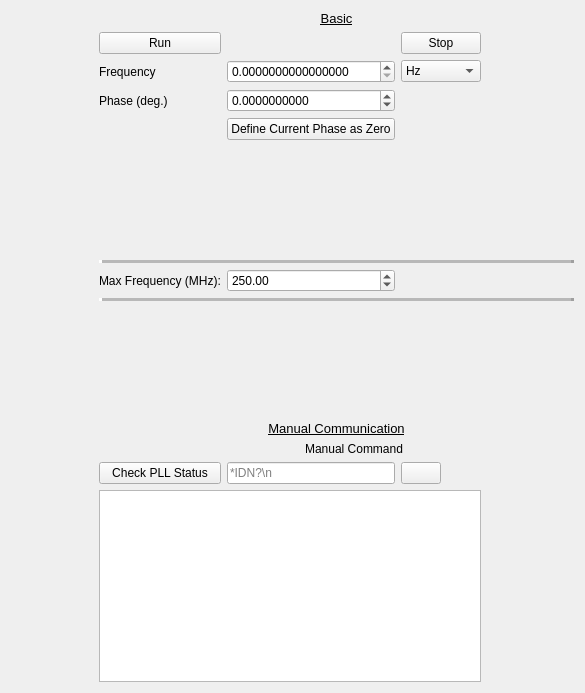
         <widget class="QWidget" name="scrollAreaWidgetContents">
          <property name="geometry">
           <rect>
            <x>0</x>
            <y>0</y>
            <width>585</width>
            <height>693</height>
           </rect>
          </property>
          <layout class="QGridLayout" name="gridLayout_6">
           <item row="13" column="1" colspan="4">
            <spacer name="verticalSpacer">
             <property name="orientation">
              <enum>Qt::Vertical</enum>
             </property>
             <property name="sizeHint" stdset="0">
              <size>
               <width>20</width>
               <height>40</height>
              </size>
             </property>
            </spacer>
           </item>
           <item row="7" column="1" colspan="4">
            <widget class="QFrame" name="frame_2">
             <property name="frameShape">
              <enum>QFrame::HLine</enum>
             </property>
             <property name="frameShadow">
              <enum>QFrame::Raised</enum>
             </property>
             <property name="lineWidth">
              <number>3</number>
             </property>
             <property name="midLineWidth">
              <number>5</number>
             </property>
            </widget>
           </item>
           <item row="3" column="1">
            <widget class="QLabel" name="label_35">
             <property name="text">
              <string>Frequency</string>
             </property>
            </widget>
           </item>
           <item row="17" column="2">
            <widget class="QLineEdit" name="cg635_write_cmd_lnedt">
             <property name="placeholderText">
              <string>*IDN?\n</string>
             </property>
            </widget>
           </item>
           <item row="3" column="3">
            <widget class="CustomComboBox" name="cg635_freq_units_cbx">
             <item>
              <property name="text">
               <string>Hz</string>
              </property>
             </item>
             <item>
              <property name="text">
               <string>kHz</string>
              </property>
             </item>
             <item>
              <property name="text">
               <string>MHz</string>
              </property>
             </item>
             <item>
              <property name="text">
               <string>GHz</string>
              </property>
             </item>
            </widget>
           </item>
           <item row="14" column="1" colspan="4">
            <widget class="QLabel" name="label_43">
             <property name="font">
              <font>
               <pointsize>10</pointsize>
               <underline>true</underline>
              </font>
             </property>
             <property name="text">
              <string>Manual Communication</string>
             </property>
             <property name="alignment">
              <set>Qt::AlignCenter</set>
             </property>
            </widget>
           </item>
           <item row="4" column="4">
            <spacer name="horizontalSpacer_2">
             <property name="orientation">
              <enum>Qt::Horizontal</enum>
             </property>
             <property name="sizeHint" stdset="0">
              <size>
               <width>40</width>
               <height>20</height>
              </size>
             </property>
            </spacer>
           </item>
           <item row="4" column="1">
            <widget class="QLabel" name="label_36">
             <property name="text">
              <string>Phase (deg.)</string>
             </property>
            </widget>
           </item>
           <item row="2" column="1">
            <widget class="QPushButton" name="cg635_run_btn">
             <property name="text">
              <string>Run</string>
             </property>
            </widget>
           </item>
           <item row="16" column="2" colspan="2">
            <widget class="QLabel" name="label_33">
             <property name="text">
              <string>Manual Command</string>
             </property>
             <property name="alignment">
              <set>Qt::AlignCenter</set>
             </property>
            </widget>
           </item>
           <item row="12" column="1" colspan="4">
            <widget class="QFrame" name="frame_6">
             <property name="frameShape">
              <enum>QFrame::HLine</enum>
             </property>
             <property name="frameShadow">
              <enum>QFrame::Raised</enum>
             </property>
             <property name="lineWidth">
              <number>3</number>
             </property>
             <property name="midLineWidth">
              <number>5</number>
             </property>
            </widget>
           </item>
           <item row="17" column="1">
            <widget class="QPushButton" name="cg635_check_pll_btn">
             <property name="text">
              <string>Check PLL Status</string>
             </property>
            </widget>
           </item>
           <item row="2" column="0">
            <spacer name="horizontalSpacer">
             <property name="orientation">
              <enum>Qt::Horizontal</enum>
             </property>
             <property name="sizeHint" stdset="0">
              <size>
               <width>40</width>
               <height>20</height>
              </size>
             </property>
            </spacer>
           </item>
           <item row="18" column="1" colspan="3">
            <widget class="QTextEdit" name="cg635_response_textedit"/>
           </item>
           <item row="3" column="2">
            <widget class="ScienDSpinBox" name="cg635_set_freq_spbx">
             <property name="keyboardTracking">
              <bool>false</bool>
             </property>
             <property name="decimals">
              <number>16</number>
             </property>
             <property name="minimum">
              <double>0.000000000000000</double>
             </property>
             <property name="maximum">
              <double>2050000000.000000000000000</double>
             </property>
            </widget>
           </item>
           <item row="6" column="1">
            <spacer name="verticalSpacer_3">
             <property name="orientation">
              <enum>Qt::Vertical</enum>
             </property>
             <property name="sizeHint" stdset="0">
              <size>
               <width>20</width>
               <height>40</height>
              </size>
             </property>
            </spacer>
           </item>
           <item row="0" column="1" colspan="4">
            <widget class="QLabel" name="label_32">
             <property name="font">
              <font>
               <pointsize>10</pointsize>
               <underline>true</underline>
              </font>
             </property>
             <property name="text">
              <string>Basic</string>
             </property>
             <property name="alignment">
              <set>Qt::AlignCenter</set>
             </property>
            </widget>
           </item>
           <item row="8" column="1">
            <widget class="QLabel" name="label_34">
             <property name="text">
              <string>Max Frequency (MHz):</string>
             </property>
            </widget>
           </item>
           <item row="2" column="3">
            <widget class="QPushButton" name="cg635_stop_btn">
             <property name="text">
              <string>Stop</string>
             </property>
            </widget>
           </item>
           <item row="17" column="3">
            <widget class="QPushButton" name="cg635_write_btn">
             <property name="maximumSize">
              <size>
               <width>40</width>
               <height>16777215</height>
              </size>
             </property>
             <property name="text">
              <string/>
             </property>
             <property name="icon">
              <iconset>
               <normaloff>../icons/arrow.png</normaloff>../icons/arrow.png</iconset>
             </property>
            </widget>
           </item>
           <item row="5" column="2">
            <widget class="QPushButton" name="cg635_set_current_phase_zero_btn">
             <property name="text">
              <string>Define Current Phase as Zero</string>
             </property>
            </widget>
           </item>
           <item row="8" column="2">
            <widget class="CustomDoubleSpinBox" name="cg635_max_freq_spbx">
             <property name="keyboardTracking">
              <bool>false</bool>
             </property>
             <property name="maximum">
              <double>2050.000000000000000</double>
             </property>
             <property name="value">
              <double>250.000000000000000</double>
             </property>
            </widget>
           </item>
           <item row="4" column="2">
            <widget class="ScienDSpinBox" name="cg635_set_phase_spbx">
             <property name="keyboardTracking">
              <bool>false</bool>
             </property>
             <property name="decimals">
              <number>10</number>
             </property>
             <property name="minimum">
              <double>-360.000000000000000</double>
             </property>
             <property name="maximum">
              <double>360.000000000000000</double>
             </property>
            </widget>
           </item>
          </layout>
         </widget>
